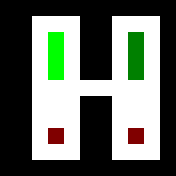

A 2D game scene composited from a Tiled map and its tileset images. What follows is a short description and the map's XML, with every tile layer's data as written:
An orthogonal 11x11 tile map with 16x16 px tiles, 2 tile layers (Layer1, Layer2).

<map version="1.0" orientation="orthogonal" renderorder="right-down" width="11" height="11" tilewidth="16" tileheight="16" nextobjectid="1">
 <tileset firstgid="1" source="Tiles.tsx" />
 <layer name="Layer1" width="11" height="11">
  <data encoding="csv">
1,1,1,1,1,1,1,1,1,1,1,
1,1,5,5,5,1,1,5,5,5,1,
1,1,5,5,5,1,1,5,5,5,1,
1,1,5,5,5,1,1,5,5,5,1,
1,1,5,5,5,1,1,5,5,5,1,
1,1,5,5,5,5,5,5,5,5,1,
1,1,5,5,5,1,1,5,5,5,1,
1,1,5,5,5,1,1,5,5,5,1,
1,1,5,5,5,1,1,5,5,5,1,
1,1,5,5,5,1,1,5,5,5,1,
1,1,1,1,1,1,1,1,1,1,1
</data>
 </layer>
 <layer name="Layer2" width="11" height="11">
  <data encoding="csv">
0,0,0,0,0,0,0,0,0,0,0,
0,0,0,0,0,0,0,0,0,0,0,
0,0,0,4,0,0,0,0,2,0,0,
0,0,0,4,0,0,0,0,2,0,0,
0,0,0,4,0,0,0,0,2,0,0,
0,0,0,0,0,0,0,0,0,0,0,
0,0,0,0,0,0,0,0,0,0,0,
0,0,0,0,0,0,0,0,0,0,0,
0,0,0,3,0,0,0,0,3,0,0,
0,0,0,0,0,0,0,0,0,0,0,
0,0,0,0,0,0,0,0,0,0,0
</data>
 </layer>
</map>
